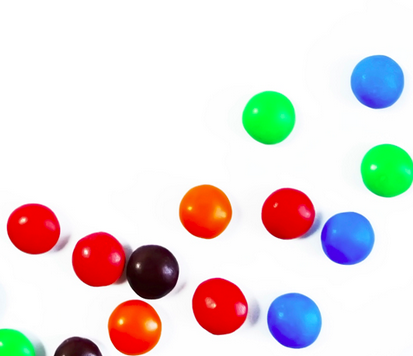
#> input picture smarties.png, 413 x 356 px
$ python part9.py
#> lines starting #> are read from the running program, lines starting #| are printed output that depends on the picture; after the words box and inside, x2 and y2 are one past the last pixel; in counts of white or black regions, pixels touching at a corner belong together


import numpy as np
import cv2 as cv

def change(x):
    print(x)


cap = cv.VideoCapture(0)
cv.namedWindow('tracking')
cv.createTrackbar('LH','tracking',0,255,change)
#> slider 'LH' is set to 51
cv.createTrackbar('LS','tracking',0,255,change)
#> slider 'LS' is set to 51
cv.createTrackbar('LV','tracking',0,255,change)
#> slider 'LV' is set to 51
cv.createTrackbar('UH','tracking',255,255,change)
cv.createTrackbar('US','tracking',255,255,change)
cv.createTrackbar('UV','tracking',255,255,change)


# cv.createTrackbar('B', 'image', 0, 255, change)
# cv.createTrackbar('G', 'image', 0, 255, change)
# cv.createTrackbar('R', 'image', 0, 255, change)

while(1):
    image = cv.imread('smarties.png')
#> image is the input picture: shape (356, 413, 3); mean B, G, R 219.1, 220.4, 228.9
    _, image = cap.read()
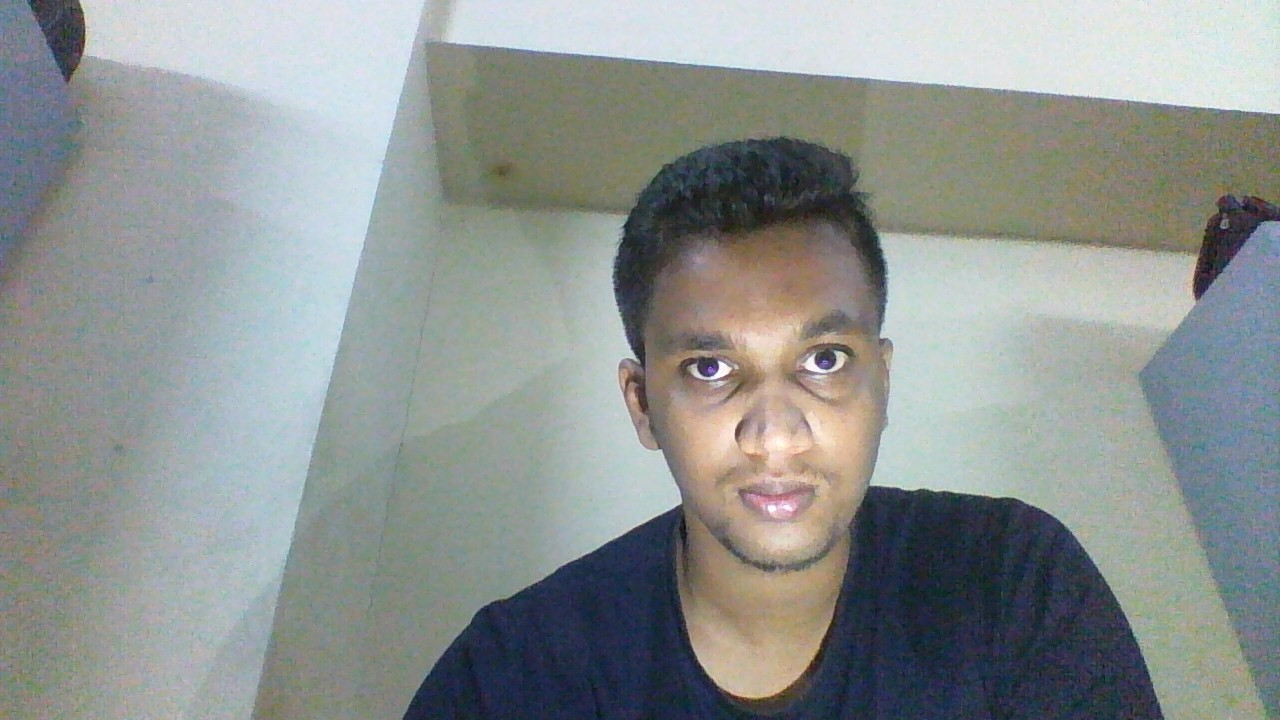
#> input picture akash.jpg, 1280 x 720 px, given in place of the camera
#> image is the input picture: shape (720, 1280, 3); mean B, G, R 145.6, 147.3, 141.9
    hsv = cv.cvtColor(image, cv.COLOR_BGR2HSV)
#> hsv: shape (720, 1280, 3); mean H, S, V 74.5, 39.7, 154.6
    l_h = cv.getTrackbarPos('LH','tracking')
    u_h = cv.getTrackbarPos('UH','tracking')
    l_s = cv.getTrackbarPos('LS','tracking')
    u_s = cv.getTrackbarPos('US','tracking')
    l_v = cv.getTrackbarPos('LV','tracking')
    u_v = cv.getTrackbarPos('UV','tracking')
    l_b = np.array([l_h,l_s,l_v])
    u_b = np.array([u_h,u_s,u_v])

    #provide a mask for a colour using lower bound and upper bound
    mask = cv.inRange(hsv, l_b,u_b)
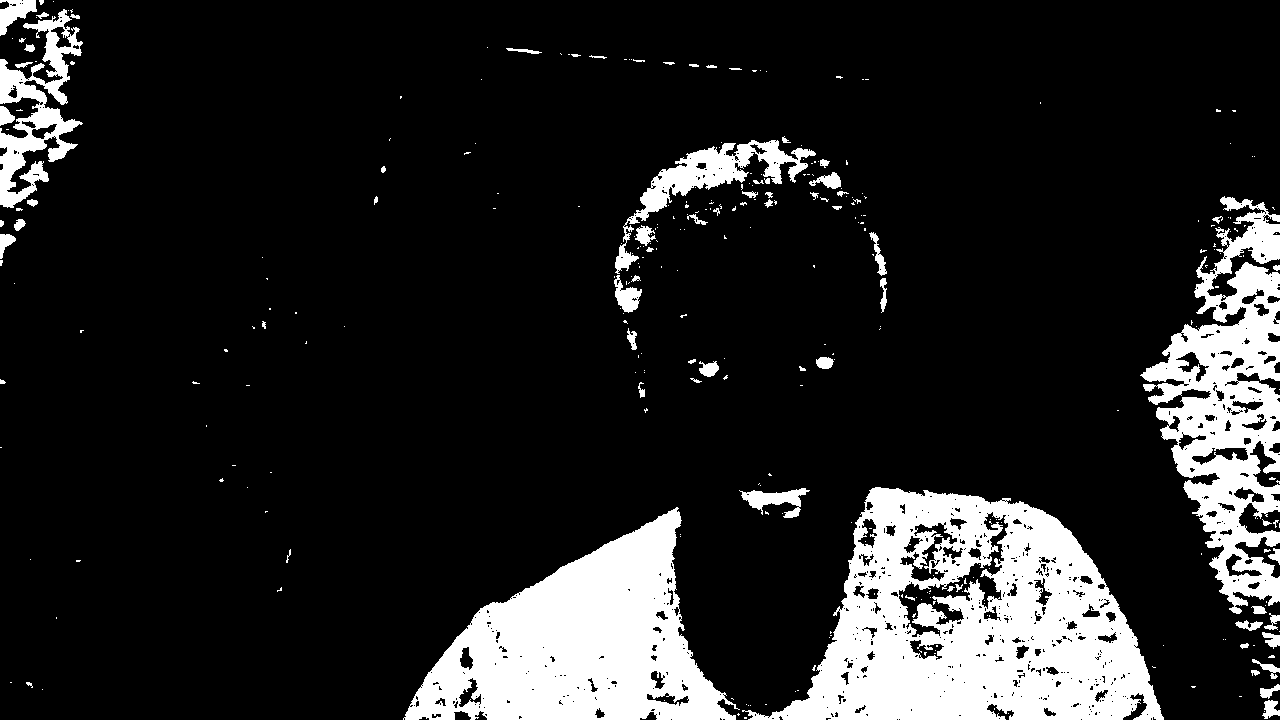
#> mask: shape (720, 1280); 14.8% white; 326 white regions (254 under 20 px), largest, box (x1, y1, x2, y2) and area: (742, 487, 1164, 720) 53752, (403, 507, 740, 720) 37113, (1140, 196, 1280, 614) 25796

    res = cv.bitwise_and(image,image, mask=mask)
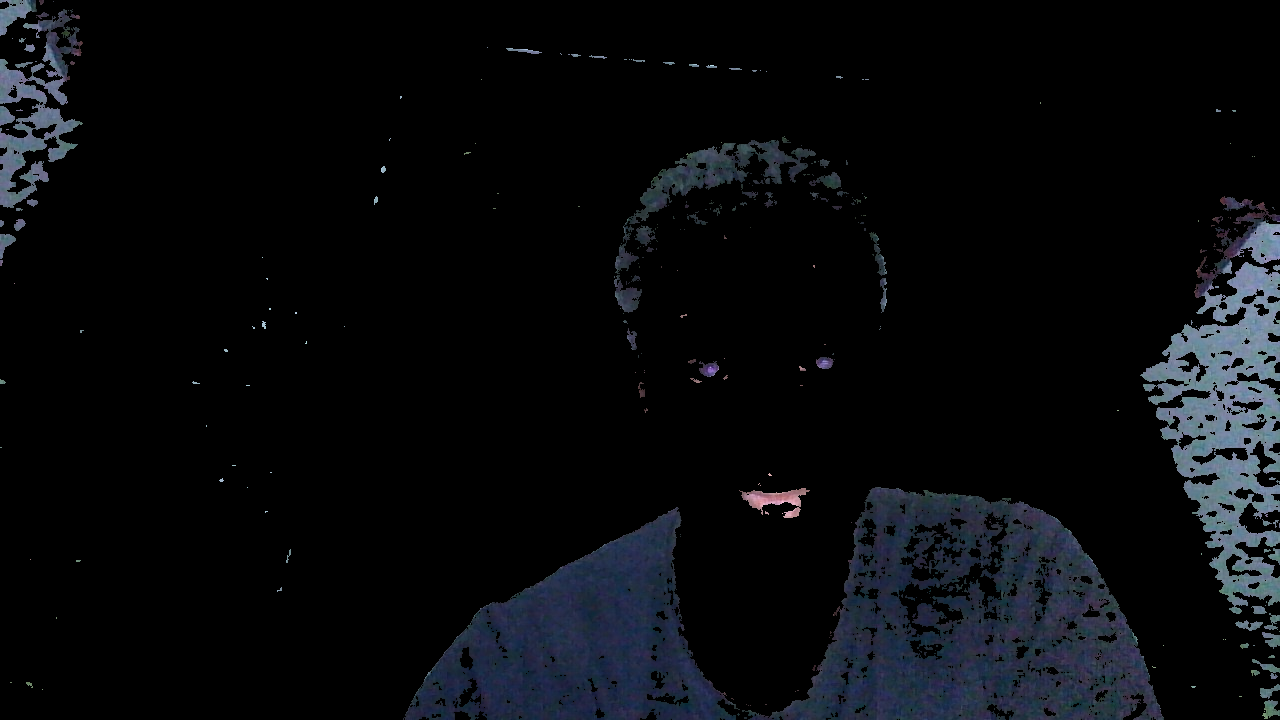
#> res: shape (720, 1280, 3); mean B, G, R 12.9, 10.1, 8.4

    cv.imshow('image',image)
    cv.imshow('mask',mask)
    cv.imshow('res',res)
    k = cv.waitKey(1) & 0xFF
#> (key Esc is pressed here)
    if k == 27:
        break
cap.release()
cv.destroyAllWindows()
